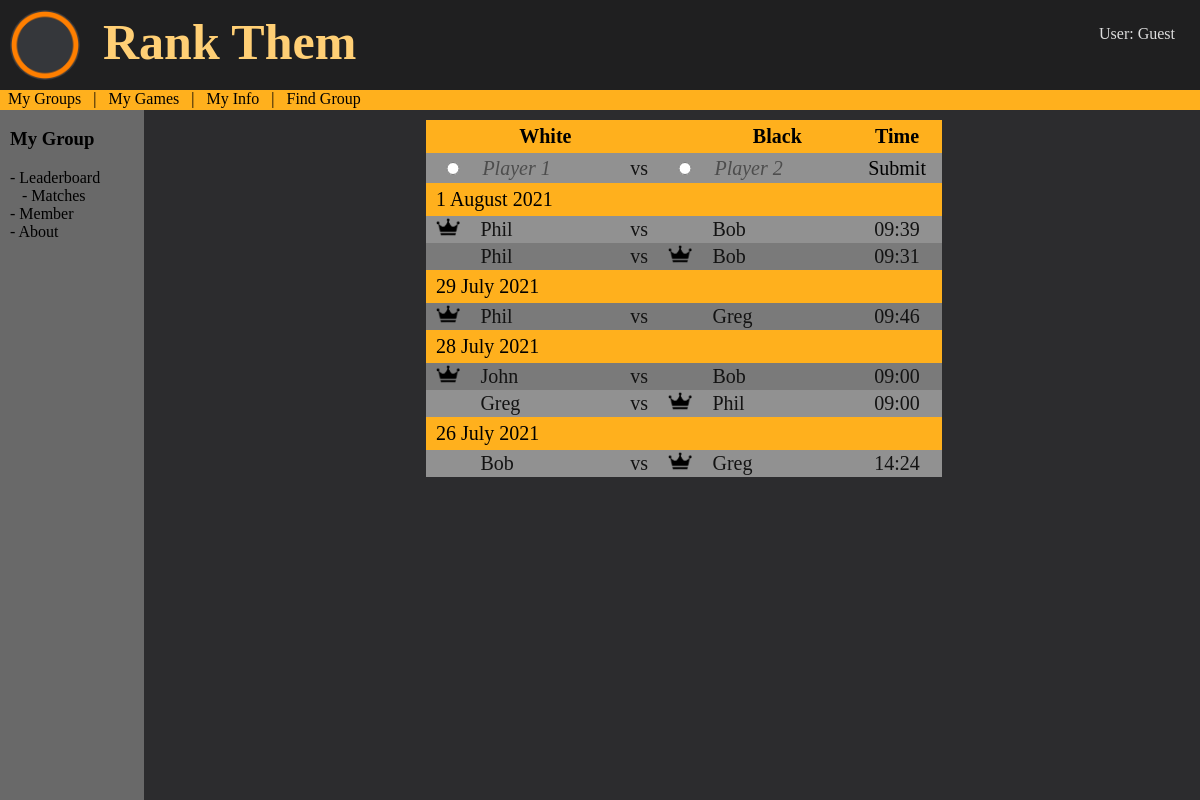
Screenshot of /matches with the database file from the repository.
### tables this page shows
CREATE TABLE User (id INTEGER PRIMARY KEY, name STRING, image STRING, email STRING, password STRING, OAuth STRING);

### main.py (the view)
@app.route("/matches")
def matches():
    info = select("""SELECT Event.id, Event.date, Event.result,
                    Member.id, User.name FROM Club
                    JOIN Event ON Club.id = Event.club
                    JOIN Player ON Event.id = Player.eid
                    JOIN Member ON Player.mid = Member.id
                    JOIN User ON Member.uid = User.id
                    WHERE Club.id = ?
                    ORDER BY Event.date DESC""", ("1",))
    matches = []
    date = []
    months = {'01': "January", '02': "Febuary", '03': "March", '04': "April",
              '05': "May", '06': "June", '07': "July", '08': "August",
              '09': "September", '10': "October", '11': "November",
              '12': "December"}
    if info != []:
        matches = [list(info.pop(0))]
        d = datetime.utcfromtimestamp(matches[0][1]).strftime("%d %m %Y")
        date.append([d, 1])
        matches[0][1] = datetime.utcfromtimestamp(
            matches[0][1]).time().strftime("%H:%M")
    for i in range(len(info)):
        temp = list(info.pop(0))
        if temp[0] == matches[-1][0]:
            matches[-1] += temp[-2:]
        else:
            d = datetime.utcfromtimestamp(temp[1]).strftime("%d %m %Y")
            if d == date[-1][0]:
                date[-1][1] += 1
            else:
                date.append([d, 1])
            temp[1] = datetime.utcfromtimestamp(
                temp[1]).time().strftime("%H:%M")
            matches.append(temp)
    for i in date:
        d = i[0].split()
        d[0] = str(int(d[0]))
        d[1] = months[d[1]]
        i[0] = " ".join(d)
    return render_template("matches.html", title="Matches", group_name="my group",
                           page=1, matches=matches, date=date)

### main.py (called while the page is built)
def get_conn():
    con = sqlite3.connect("./static/chessELO.db")
    cur = con.cursor()
    return con, cur

def select(txt, dat):
    con, cursor = get_conn()
    cursor.execute(txt, dat)
    ret = cursor.fetchall()
    con.close()
    return ret

### templates/matches.html (shortened to what this page needs)
{% extends 'layout.html' %}
{% block content %}
{% include 'side-nav.html' %}
<div class="content" id="content">
    <table class="matches">
        <tbody>
            <tr>
                <th style="width: 5%; z-index: 10;"></th>
                <th style="width: 30%;">White</th>
                <th style="width: 4%;"></th>
                <th style="width: 5%;"></th>
                <th style="width: 30%;">Black</th>
                <th style="width: 17%;">Time</th>
            </tr>
            <tr>
                <td style="height: 28px;">
                    <input type="radio" name="winner" id="winner1" value="1" style="width: 100%;"
                        onclick="changeWinner(0)">
                </td>
                <td><input type="text" placeholder="Player 1" id="player1" list="p1drop" onkeyup="autofill_matches(0)">
                </td>
                <td>vs</td>
                <td><input type="radio" name="winner" id="winner2" style="width: 100%;" value="2"
                        onclick="changeWinner(1)"></td>
                <td><input type="text" placeholder="Player 2" id="player2" list="p2drop" onkeyup="autofill_matches(1)">
                </td>
                <td><input type="button" value="Submit" onclick="submit()"></td>
            </tr>
            {% for i in date %}
            <tr>
                <td colspan="6" class="dateHead">
                    {{i[0]}}
                </td>
            </tr>
            {% for j in range(i[1]) %}
            {% set t = matches.pop(0) %}
            <tr>
                <td>{% if t[2] == t[3] %} <img src="/static/images/crown.png" alt="👑"
                        style="height: 20px; z-index: 5;"> {% endif %}</td>
                <td>{{t[4].title()}}</td>
                <td>vs</td>
                <td>{% if t[2] == t[5] %} <img src="/static/images/crown.png" alt="👑" style="height: 20px;"> {% endif
                    %}</td>
                <td>{{t[6].title()}}</td>
                <td style="text-align: center;">{{t[1]}}</td>
            </tr>
            {% endfor %}
            {% endfor %}
        </tbody>
    </table>
</div>
{% endblock %}

### templates/layout.html (shortened to what this page needs)
<!DOCTYPE html>
<html lang="en">
<head>
    <link rel="stylesheet" href="../static/css/style.css">
</head>
<body>
    {% include 'header.html' %}
    {% include 'nav.html' %}
    {% block content %}{% endblock %}
</body>
</html>

### templates/header.html
<div class="top-header">
    <img src="/static/images/circle.png" alt="CIRCLE" class="logo">
    <h1>Rank Them</h1>
    <p> User: Guest <br>
</div>

### templates/nav.html (shortened to what this page needs)
<div class="top-nav">
    <a href="/my-groups">My Groups</a> &nbsp | &nbsp
    <a href="/my-games">My Games</a> &nbsp | &nbsp
    <a href="/my-info">My Info</a> &nbsp | &nbsp
    <a href="/find-group">Find Group</a>
</div>

### templates/side-nav.html
<div class="side-nav" id="side-nav">
    <br>
    <h3>{{group_name}}</h3>
    <a href="/leaderboard"> {% if page == 0 %} &nbsp;&nbsp; {% endif %} - Leaderboard</a> <br>
    <a href="/matches"> {% if page == 1 %} &nbsp;&nbsp; {% endif %} - Matches</a> <br>
    <a href="#"> {% if page == 2 %} &nbsp;&nbsp; {% endif %} - Member</a> <br>
    <a href="#"> {% if page == 3 %} &nbsp;&nbsp; {% endif %} - About</a>
</div>

### static/css/style.css (style rules this page uses)
.top-header { width: 100%; height: 90px; background-color: #1f1f20; position: fixed; display: block; margin: 0; color: #dddddd; z-index: inherit; }
.top-header h1 { display: inline-block; margin: 5px; color: #ffcf75; padding: 8px; font-family: 'Brush Script MT', cursive; font-size: 50px; z-index: inherit; }
.top-header p { float: right; text-align: right; margin: 25px; z-index: inherit; }
.logo { float: left; width: 70px; margin: 10px; border-radius: 50%; background-color: #35373b; z-index: inherit; }
.top-nav { background-color: #ffb01d; display: block; position: fixed; top: 90px; height: 20px; width: 100%; z-index: inherit; }
.top-nav a, .side-nav a { color: black; text-decoration: none; }
.side-nav { height: calc(100vh - 25px); display: block; position: fixed; top: 110px; background-color: rgb(105, 105, 105); width:12vw; }
.side-nav a, .side-nav h3 { margin-left: 10px; margin-right: 10px; }
.side-nav h3 { margin-top: 0; text-transform: capitalize; margin-right: 10px; }
.content { width:86vw; float: right; display: block; color: rgb(211, 211, 211); transform: translate(0, 120px); z-index: 10; }
.leaderboard, .matches { width: 50%; margin-left: auto; margin-right: auto; border-collapse: collapse; background-color: rgb(122, 122, 122); color: rgb(19, 19, 19); margin-bottom: 10px; z-index: inherit; }
.leaderboard tr, .matches tr { font-size: 20px; z-index: inherit; }
.leaderboard th, .matches th, .dateHead { background: #ffb01d; position: sticky; top: -10px; box-shadow: 0 2px 2px -1px rgba(0, 0, 0, 0.4); color: black; padding: 5px; z-index: inherit; }
.leaderboard th, .matches th { top: -10px; }
.dateHead { top: 20px; }
.leaderboard td, .matches td { padding-left: 10px; padding-right: 10px; z-index: inherit; }
.leaderboard tr:nth-child(even), .matches tr:nth-child(even) { background-color: rgb(145, 145, 145); }
.matches input { background-color: transparent; border: none; font-size: 20px; font-family: inherit; width: 100%; }
::placeholder { font-style: italic; color: rgb(77, 77, 77); }
body { background-color: #2c2c2e; margin: 0; top: 0; z-index: 10; }

### rows the page displays
User: name "Phil" "Phil" "Phil", name "Phil"
User: name "Bob" "Bob" "Bob", name "Bob"
User: name "Greg" "Greg", name "Greg"
User: name "John"

### other values shown
{{ group_name }} "My Group"
{{ i[0] }} "1 August 2021" "29 July 2021" "28 July 2021" "26 July 2021"
{{ t[1] }} "09:39" "09:31" "09:46" "09:00" "09:00" "14:24"
